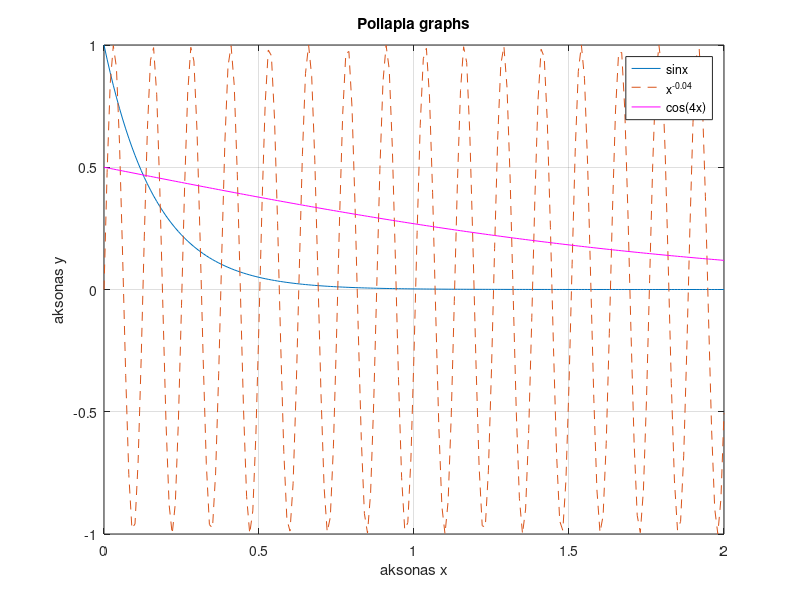

The MATLAB script that drew this image:
%Dimioyrgia pollaplwn grafimatwn se 1 me aksones kai titlo
x=0:0.01:2;
y1=e.^(-6.*x);
y2=sin(50.*x);
y3=1./(1.+e.^x);
plot(x,y1,x,y2,'--',x,y3,'m');
%to '--' kanei diakekomeno to grafima
%to '4' dinei sto sygkekrimeno grafima to xroma magenta
grid on
legend('sinx','x^{-0.04}','cos(4x)');
%me tin legend asntistoixoume ta grafimata tou plot se parartima
xlabel('aksonas x');
ylabel('aksonas y');
title('Pollapla graphs');